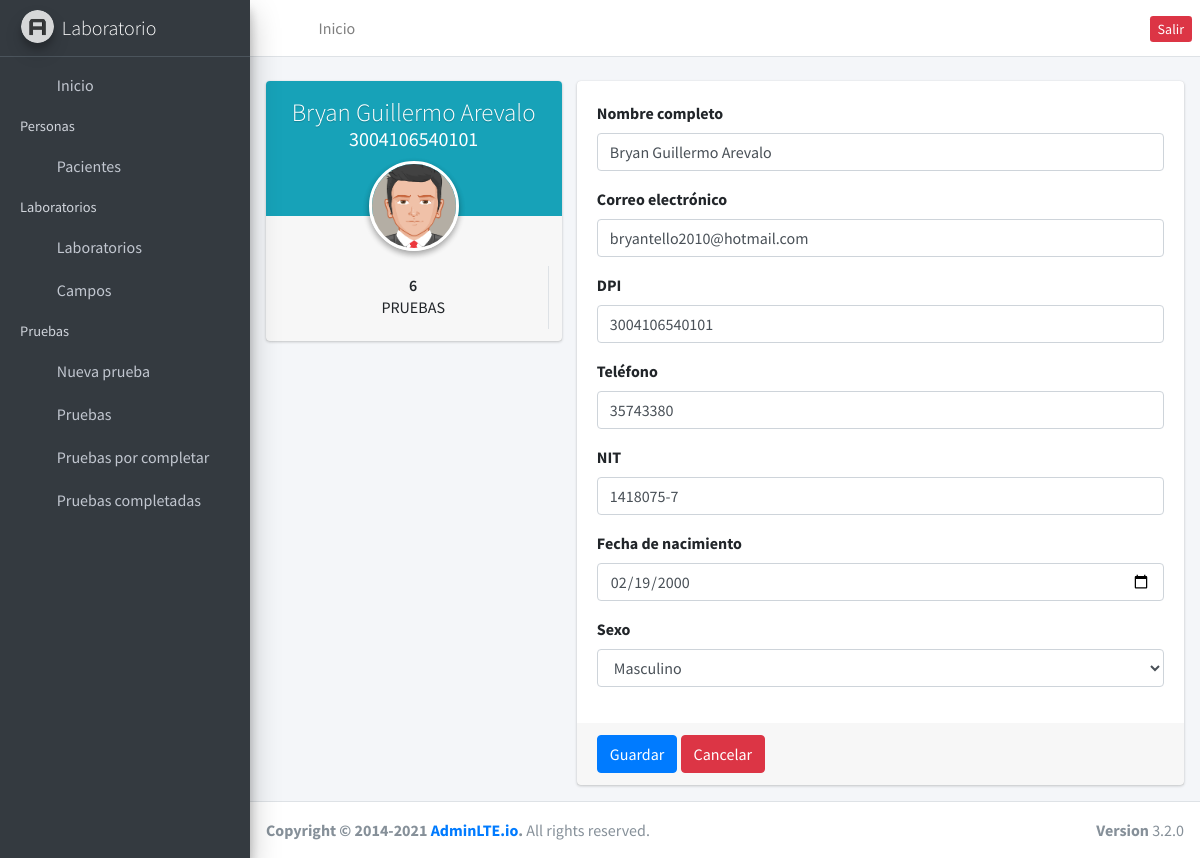
The app's page /clients/edit/1 (signed in) with its own data.
### clientes/models.py (models this page shows, shortened)
class Clients(models.Model):
    name = models.CharField(max_length=255, default='N/A', null=False)
    birth = models.DateField(default=datetime.date.today, auto_now=False)
    phone = models.CharField(max_length=15, null=True)
    dpi = models.CharField(max_length=20, null=False, default='N/A')
    email = models.EmailField(default='n/a', null=False)
    sex = models.IntegerField(default=1)
    nit = models.CharField(max_length=20, default='N/A')
    created_at = models.DateField(auto_now=True)

### clientes/views.py (the view)
# urls.py: path('edit/<int:id>', edit, name='edit_client'),
@login_required
def edit(request, id):
    client = Clients.objects.get(id = id)
    tests = Test.objects.filter(patient=id).count()
    context = {'client': client, 'tests': tests}
    return render(request, 'edit.html', context)

### clientes/templates/edit.html (shortened to what this page needs)
{% extends 'base.html' %}
{% load static %} {% block content %}
<div class="row">
  <div class="col-md-4">
    <div class="card card-widget widget-user">
      <div class="widget-user-header bg-info">
        <h3 class="widget-user-username">{{ client.name }}</h3>
        <h5 class="widget-user-desc">{{ client.dpi }}</h5>
      </div>
      <div class="widget-user-image">
        <img
          class="img-circle elevation-2"
          src="{% static '/dist/img/avatar5.png' %}"
          alt="User Avatar"
        />
      </div>
      <div class="card-footer">
        <div class="row">
          <div class="col-sm-12 border-right">
            <div class="description-block">
              <h5 class="description-header">{{ tests }}</h5>
              <span class="description-text">Pruebas</span>
            </div>
          </div>
        </div>
      </div>
    </div>
  </div>
  <div class="col-md-8">
    <form method="POST" action="{% url 'store_client' client.id %}" class="card">
      <div class="card-body">
        <div class="form-group">
          <label>Nombre completo</label>
          <input
            type="text"
            class="form-control"
            placeholder="Enter email"
            value="{{ client.name }}"
            name="name"
          />
        </div>
        <div class="form-group">
          <label for="exampleInputEmail1">Correo electrónico</label>
          <input
            type="email"
            class="form-control"
            id="exampleInputEmail1"
            placeholder="Enter email"
            value="{{ client.email }}"
            name="email"
          />
        </div>
        <div class="form-group">
          <label>DPI</label>
          <input
            type="text"
            class="form-control"
            placeholder="Ingresa tu dpi"
            value="{{ client.dpi }}"
            name="dpi"
          />
        </div>
        <div class="form-group">
          <label>Teléfono</label>
          <input
            type="text"
            class="form-control"
            placeholder="Ingresa tu Celular"
            value="{{ client.phone }}"
            name="phone"
            required
          />
        </div>
        <div class="form-group">
          <label>NIT</label>
          <input
            type="text"
            class="form-control"
            placeholder="Ingresa tu nit"
            value="{{ client.nit }}"
            name="nit"
            required
          />
        </div>
        <div class="form-group">
          <label>Fecha de nacimiento</label>
          <input
            type="date"
            class="form-control"
            placeholder="Ingresa tu dpi"
            value="{{ client.birth |date:'Y-m-d' }}"
            name="birth"
          />
        </div>
        <div class="form-group">
          <label>Sexo</label>
          <select name="sex" id="" class="form-control">
            {% if client.sex == 1 %}
            <option value="1" selected>Masculino</option>
            {% endif %}
          </select>
        </div>
      </div>
      <div class="card-footer">
        <button type="submit" class="btn btn-primary">Guardar</button>
        <a href="{% url 'clients' %}" class="btn btn-danger">Cancelar</a>
      </div>
    </form>
  </div>
</div>
{% endblock %}

### records on screen
Clients: name "Bryan Guillermo Arevalo", dpi "3004106540101", email "bryantello2010@hotmail.com", phone "35743380", nit "1418075-7", birth "02/19/2000", sex "Masculino"

### other values on screen
{{ tests }} "6"
